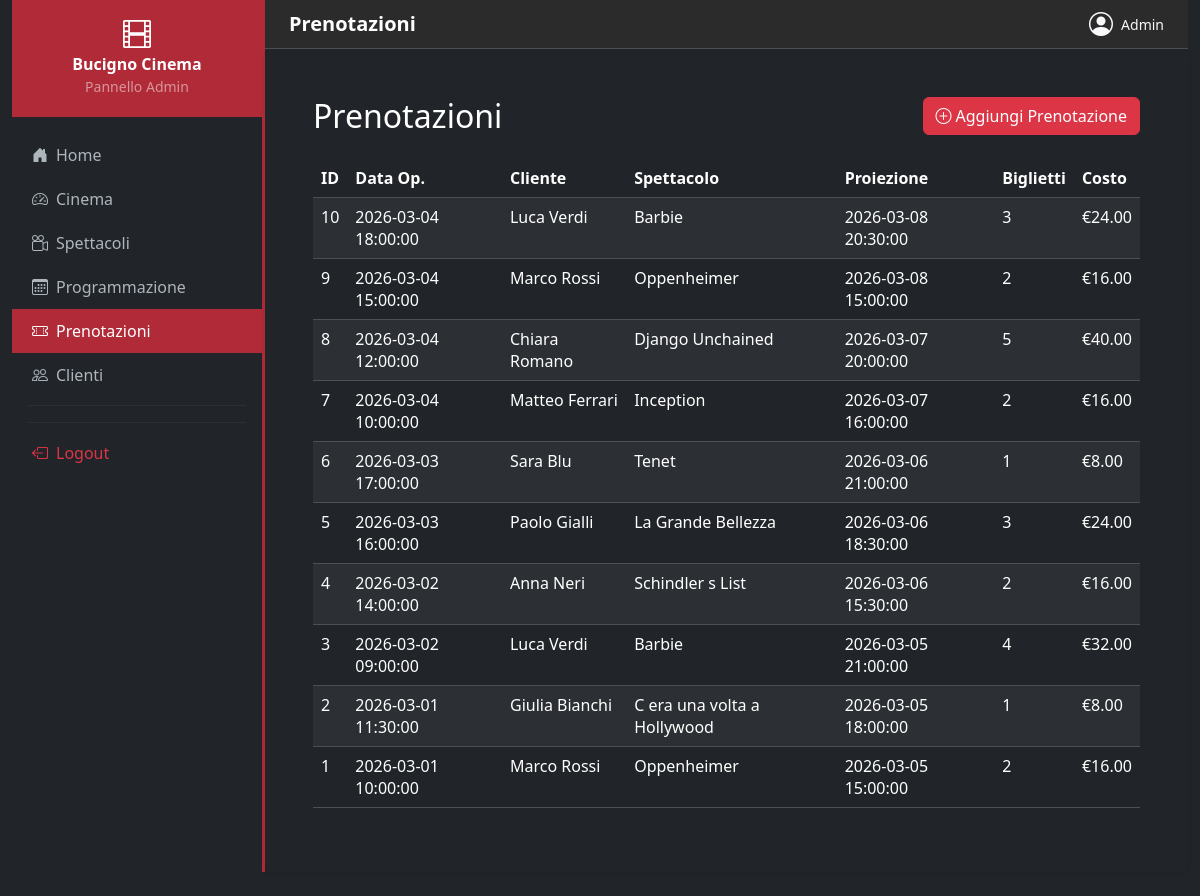
The app's page /Sub_Admin/admin-prenotazioni.php (signed in) with its own data.
### tables this page shows
CREATE TABLE `prenotazione` (
  `id` int(11) NOT NULL AUTO_INCREMENT,
  `data_operazione` datetime DEFAULT NULL,
  `numero_biglietti` int(11) NOT NULL,
  `costo` decimal(6,2) DEFAULT NULL,
  `id_cliente` int(11) NOT NULL,
  `id_proiezione` int(11) NOT NULL,
  PRIMARY KEY (`id`),
  KEY `id_cliente` (`id_cliente`),
  KEY `id_proiezione` (`id_proiezione`),
  CONSTRAINT `prenotazione_ibfk_1` FOREIGN KEY (`id_cliente`) REFERENCES `utenti` (`id`),
  CONSTRAINT `prenotazione_ibfk_2` FOREIGN KEY (`id_proiezione`) REFERENCES `proiezione` (`id`)
);

CREATE TABLE `spettacolo` (
  `id` int(11) NOT NULL AUTO_INCREMENT,
  `titolo` varchar(100) NOT NULL,
  `trama` text DEFAULT NULL,
  `id_tematica` int(11) DEFAULT NULL,
  `id_regista` int(11) DEFAULT NULL,
  `id_casa_produttrice` int(11) DEFAULT NULL,
  PRIMARY KEY (`id`),
  KEY `id_tematica` (`id_tematica`),
  KEY `id_regista` (`id_regista`),
  KEY `id_casa_produttrice` (`id_casa_produttrice`),
  CONSTRAINT `spettacolo_ibfk_1` FOREIGN KEY (`id_tematica`) REFERENCES `tematica` (`id`),
  CONSTRAINT `spettacolo_ibfk_2` FOREIGN KEY (`id_regista`) REFERENCES `regista` (`id`),
  CONSTRAINT `spettacolo_ibfk_3` FOREIGN KEY (`id_casa_produttrice`) REFERENCES `casaproduttrice` (`id`)
);

CREATE TABLE `proiezione` (
  `id` int(11) NOT NULL AUTO_INCREMENT,
  `data_ora` datetime NOT NULL,
  `id_spettacolo` int(11) NOT NULL,
  `id_sala` int(11) NOT NULL,
  PRIMARY KEY (`id`),
  KEY `id_spettacolo` (`id_spettacolo`),
  KEY `id_sala` (`id_sala`),
  CONSTRAINT `proiezione_ibfk_1` FOREIGN KEY (`id_spettacolo`) REFERENCES `spettacolo` (`id`),
  CONSTRAINT `proiezione_ibfk_2` FOREIGN KEY (`id_sala`) REFERENCES `sala` (`id`)
);

### Sub_Admin/admin-prenotazioni.php (the view, shortened to what this page needs)
<?php
require_once __DIR__ . "/../config/db.php";
$prenotazioni = $pdo->query("
    SELECT pr.id, pr.data_operazione, pr.numero_biglietti, pr.costo,
           CONCAT(u.nome,' ',u.cognome) AS cliente,
           s.titolo AS spettacolo, p.data_ora
    FROM prenotazione pr
    JOIN utenti u ON pr.id_cliente = u.id
    JOIN proiezione p ON pr.id_proiezione = p.id
    JOIN spettacolo s ON p.id_spettacolo = s.id
    ORDER BY pr.data_operazione DESC
")->fetchAll(PDO::FETCH_ASSOC);
$clienti = $pdo->query("
    SELECT id, CONCAT(nome,' ',cognome) AS nome_completo
    FROM utenti
    WHERE ruolo = 'user'
    ORDER BY cognome
")->fetchAll(PDO::FETCH_ASSOC);
$proiezioni = $pdo->query("SELECT p.id, CONCAT(s.titolo,' — ',p.data_ora) AS label FROM proiezione p JOIN spettacolo s ON p.id_spettacolo=s.id ORDER BY p.data_ora DESC")->fetchAll(PDO::FETCH_ASSOC);
$righe = '';
foreach ($prenotazioni as $p) {
  $cliente    = htmlspecialchars($p['cliente']);
  $spettacolo = htmlspecialchars($p['spettacolo']);
  $dataOp     = htmlspecialchars($p['data_operazione'] ?? '—');
  $dataProi   = htmlspecialchars($p['data_ora']);
  $costo      = number_format($p['costo'], 2);
  $righe .= "
    <tr>
        <td>{$p['id']}</td>
        <td>{$dataOp}</td>
        <td>{$cliente}</td>
        <td>{$spettacolo}</td>
        <td>{$dataProi}</td>
        <td>{$p['numero_biglietti']}</td>
        <td>€{$costo}</td>
    </tr>";
}
$optClienti = '<option value="" disabled>Seleziona...</option>';
foreach ($clienti as $c) $optClienti .= "<option value='{$c['id']}'>" . htmlspecialchars($c['nome_completo']) . "</option>";
$optProiezioni = '<option value="" disabled>Seleziona...</option>';
foreach ($proiezioni as $p) $optProiezioni .= "<option value='{$p['id']}'>" . htmlspecialchars($p['label']) . "</option>";
$title      = 'Prenotazioni';
$activePage = 'biglietti';
$body = "
          <div class='col-12'><label class='form-label text-white'>Cliente</label><select class='form-select' name='id_cliente' required>$optClienti</select></div>
          <div class='col-12'><label class='form-label text-white'>Proiezione</label><select class='form-select' name='id_proiezione' required>$optProiezioni</select></div>
<div class='container-fluid text-white p-4'>
    <div class='d-flex justify-content-between align-items-center mb-4'>
        <h2 class='mb-0'>Prenotazioni</h2>
        <button class='btn btn-danger' data-bs-toggle='modal' data-bs-target='#addPrenotazioneModal'>
            <i class='bi bi-plus-circle me-1'></i>Aggiungi Prenotazione
        </button>
    </div>
    <div class='table-responsive'>
      <table class='table table-striped table-dark' id='prenotazioniTable'>
        <thead>
          <tr>
            <th>ID</th><th>Data Op.</th><th>Cliente</th><th>Spettacolo</th><th>Proiezione</th><th>Biglietti</th><th>Costo</th>
          </tr>
        </thead>
        <tbody>$righe</tbody>
      </table>
    </div>
</div>
";
$template = file_get_contents("../inc/admin_page.inc.php");
$template = str_replace("{{title}}",      $title,                             $template);
$template = str_replace("{{body}}",       $body,                              $template);
$template = str_replace("{{admin_name}}", $_SESSION['admin_name'] ?? 'Admin', $template);
$voci = ['dashboard', 'film', 'programmazione', 'biglietti', 'utenti', 'statistiche', 'impostazioni', 'registi', 'case', 'cinema'];
foreach ($voci as $voce) {
  $template = str_replace("{{active_$voce}}", $activePage === $voce ? 'active' : '', $template);
}
echo $template;

### assets/css/styles.css (style rules this page uses)
#sidebar { width: 250px; min-height: 100vh; background-color: #212529; flex-shrink: 0; }
#sidebar .sidebar-brand { background-color: #b02a37; padding: 20px; }
#sidebar .nav-link { color: #adb5bd; padding: 10px 20px; border-radius: 0; transition: background-color .2s, color .2s; }
#sidebar .nav-link:hover, #sidebar .nav-link.active { background-color: #b02a37; color: #fff; }
#sidebar .nav-link i { width: 20px; }
#sidebar .sidebar-divider { border-color: #495057; margin: 8px 16px; }
#main { flex: 1; background-color: #212529; min-height: 100vh; border-left: 3px solid #b02a37; }
#topbar { background-color: #2b2b2b; border-bottom: 1px solid #495057; padding: 12px 24px; }

### records on screen
prenotazione: id "10", data_operazione "2026-03-04 18:00:00", cliente "Luca Verdi", spettacolo.titolo "Barbie", id_proiezione.data_ora "2026-03-08 20:30:00", numero_biglietti "3", costo "24.00"
prenotazione: id "9", data_operazione "2026-03-04 15:00:00", cliente "Marco Rossi", spettacolo.titolo "Oppenheimer", id_proiezione.data_ora "2026-03-08 15:00:00", numero_biglietti "2", costo "16.00"
prenotazione: id "8", data_operazione "2026-03-04 12:00:00", cliente "Chiara Romano", spettacolo.titolo "Django Unchained", id_proiezione.data_ora "2026-03-07 20:00:00", numero_biglietti "5", costo "40.00"
prenotazione: id "7", data_operazione "2026-03-04 10:00:00", cliente "Matteo Ferrari", spettacolo.titolo "Inception", id_proiezione.data_ora "2026-03-07 16:00:00", numero_biglietti "2", costo "16.00"
prenotazione: id "6", data_operazione "2026-03-03 17:00:00", cliente "Sara Blu", spettacolo.titolo "Tenet", id_proiezione.data_ora "2026-03-06 21:00:00", numero_biglietti "1", costo "8.00"
prenotazione: id "5", data_operazione "2026-03-03 16:00:00", cliente "Paolo Gialli", spettacolo.titolo "La Grande Bellezza", id_proiezione.data_ora "2026-03-06 18:30:00", numero_biglietti "3", costo "24.00"
prenotazione: id "4", data_operazione "2026-03-02 14:00:00", cliente "Anna Neri", spettacolo.titolo "Schindler s List", id_proiezione.data_ora "2026-03-06 15:30:00", numero_biglietti "2", costo "16.00"
prenotazione: id "3", data_operazione "2026-03-02 09:00:00", cliente "Luca Verdi", spettacolo.titolo "Barbie", id_proiezione.data_ora "2026-03-05 21:00:00", numero_biglietti "4", costo "32.00"
prenotazione: id "2", data_operazione "2026-03-01 11:30:00", cliente "Giulia Bianchi", spettacolo.titolo "C era una volta a Hollywood", id_proiezione.data_ora "2026-03-05 18:00:00", numero_biglietti "1", costo "8.00"
prenotazione: id "1", data_operazione "2026-03-01 10:00:00", cliente "Marco Rossi", spettacolo.titolo "Oppenheimer", id_proiezione.data_ora "2026-03-05 15:00:00", numero_biglietti "2", costo "16.00"

### other values on screen
$template "Bucigno Cinema Pannello Admin Home Cinema Spettacoli Programmazione Prenotazioni Clienti Logout Prenotazioni Admin"
